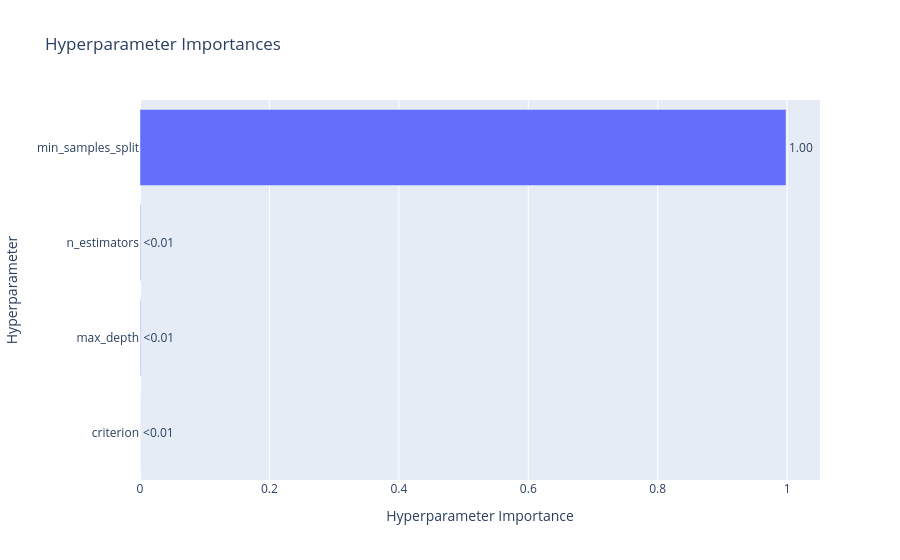

The notebook cell saved with this chart:
### Markdown cell above
`하이퍼파라미터(Hyperparameter)`는 각 시도(trial)를 거치면서 최고 점수가 어떻게 개선되었는지를 보여줍니다.  초반에 성능이 급격히 오르다가 특정 시점부터 수렴하는 양상을 관찰할 수 있습니다.

### Code cell
# 2. 하이퍼파라미터 중요도 시각화 (Parameter Importances)
# 어떤 파라미터가 성능에 가장 큰 영향을 미쳤는지 보여줍니다.
plot_param_importances(study_rf)

### Figure 1 — Plotly figure (JSON) as saved in the notebook; plotly's stock layout.template omitted (floating-point values rounded to 4 significant figures)
{"data": [{"cliponaxis": false, "hovertemplate": ["criterion (CategoricalDistribution): 3.8219530634604874e-05<extra></extra>", "max_depth (IntDistribution): 0.0008451891833101303<extra></extra>", "n_estimators (IntDistribution): 0.0008677948265206926<extra></extra>", "min_samples_split (FloatDistribution): 0.9982487964595346<extra></extra>"], "name": "Objective Value", "orientation": "h", "text": ["<0.01", "<0.01", "<0.01", "1.00"], "textposition": "outside", "type": "bar", "x": [3.822e-05, 0.0008452, 0.0008678, 0.9982], "y": ["criterion", "max_depth", "n_estimators", "min_samples_split"]}], "layout": {"title": {"text": "Hyperparameter Importances"}, "xaxis": {"title": {"text": "Hyperparameter Importance"}}, "yaxis": {"title": {"text": "Hyperparameter"}}}}
